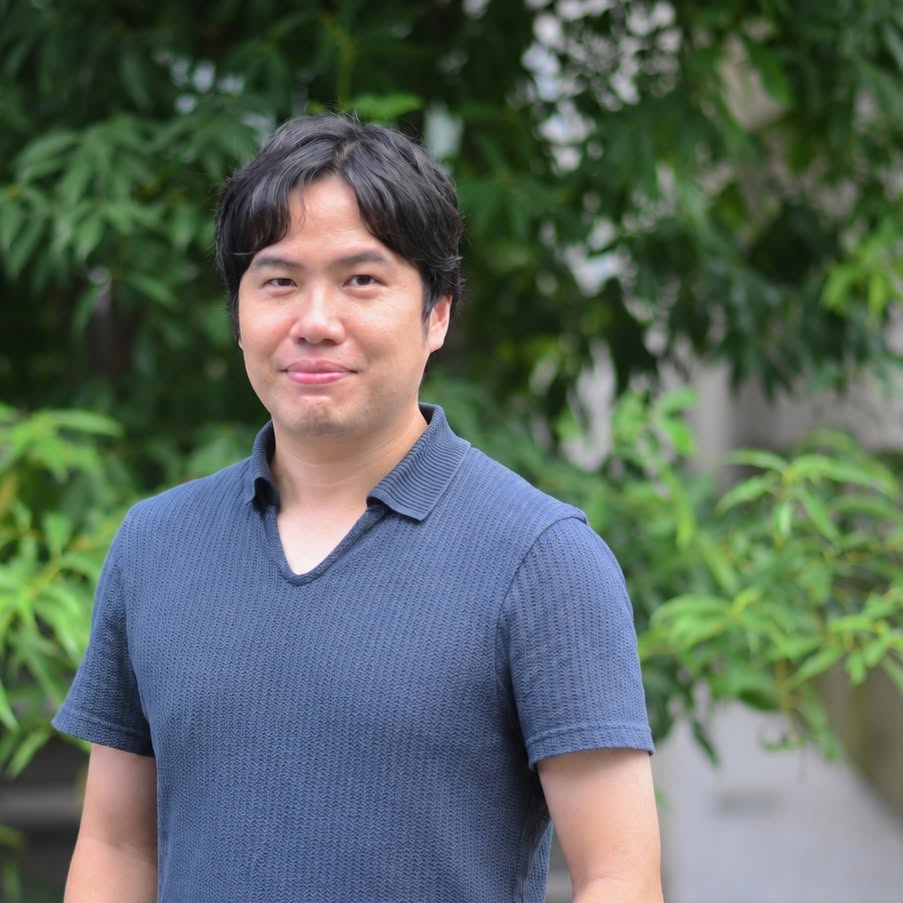
#> input picture docs/design/photo/original.jpg, 903 x 903 px
$ python mono_face.py
#> lines starting #> are read from the running program, lines starting #| are printed output that depends on the picture; after the words box and inside, x2 and y2 are one past the last pixel; in counts of white or black regions, pixels touching at a corner belong together
"""白黒ポートレート（赤フィルター風の白黒化＋S字トーン＋周辺減光）。色調のみ、顔は変えない。"""
from PIL import Image, ImageDraw, ImageFilter, ImageOps, ImageChops
import math
src=Image.open('original.jpg').convert('RGB').crop((135,90,535,590)).resize((640,800),Image.LANCZOS)
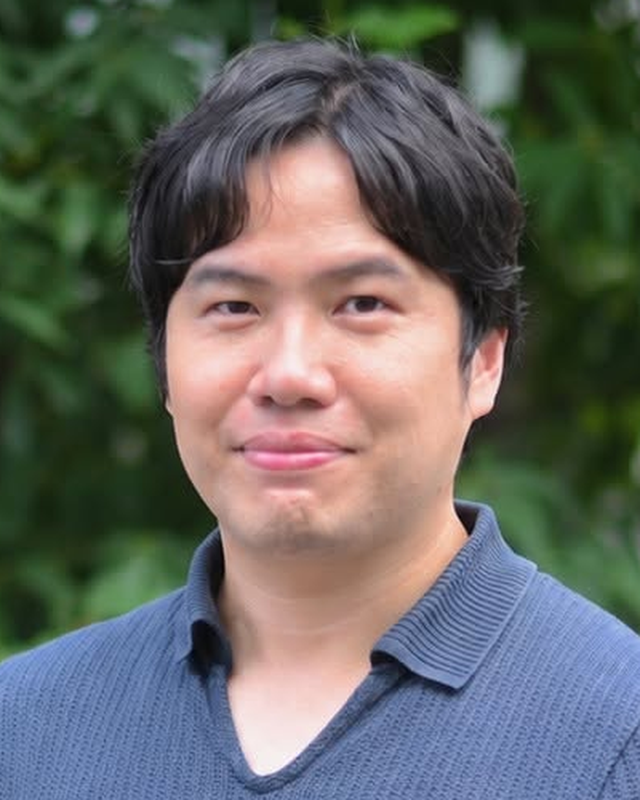
#> src: PIL image 640x800 RGB; mean R, G, B 100.8, 102.6, 97.8
W,H=src.size
#> W = 640; H = 800
r,g,b=src.split()
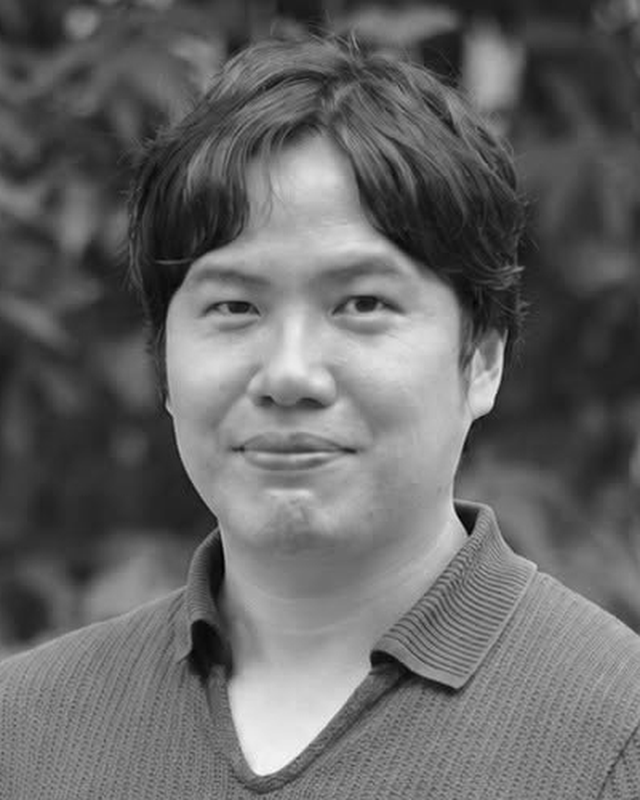
#> g: PIL image 640x800 L; min 0, max 250, mean 102.6
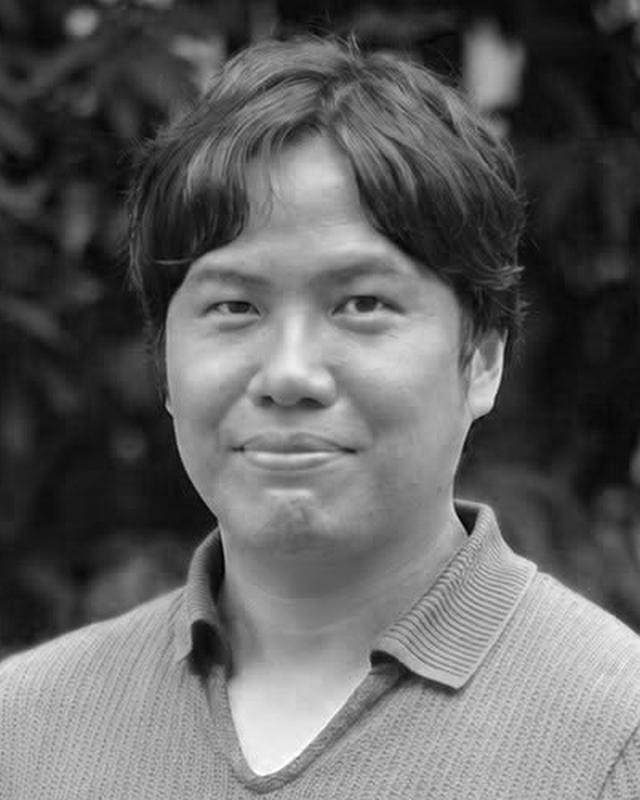
#> b: PIL image 640x800 L; min 0, max 255, mean 97.8
gray=Image.merge('RGB',(r,g,b)).convert('L',(0.62,0.33,0.05,0))   # 赤フィルター：肌は明るく葉は暗く
def s_curve(v,k=1.0):
    x=v/255; y=1/(1+math.exp(-7*(x-.5))); y0=1/(1+math.exp(3.5)); y1=1/(1+math.exp(-3.5))
    return int(255*((y-y0)/(y1-y0)))
gray=gray.point(s_curve)
gray=gray.point(lambda v:int(10+v*(245-10)/255))                   # 黒は締めつつ潰しきらない
# 周辺減光
m=Image.new('L',(W,H),0); ImageDraw.Draw(m).ellipse([-W*.05,-H*.05,W*1.05,H*1.05],fill=255)
#> after `m = Image.new('L', (W, H), 0)`: m: PIL image 640x800 L; every value is 0
#> after `ImageDraw.Draw(m).ellipse([-W * 0.05, -H * 0.05, W * 1.05, H * 1.05], `:
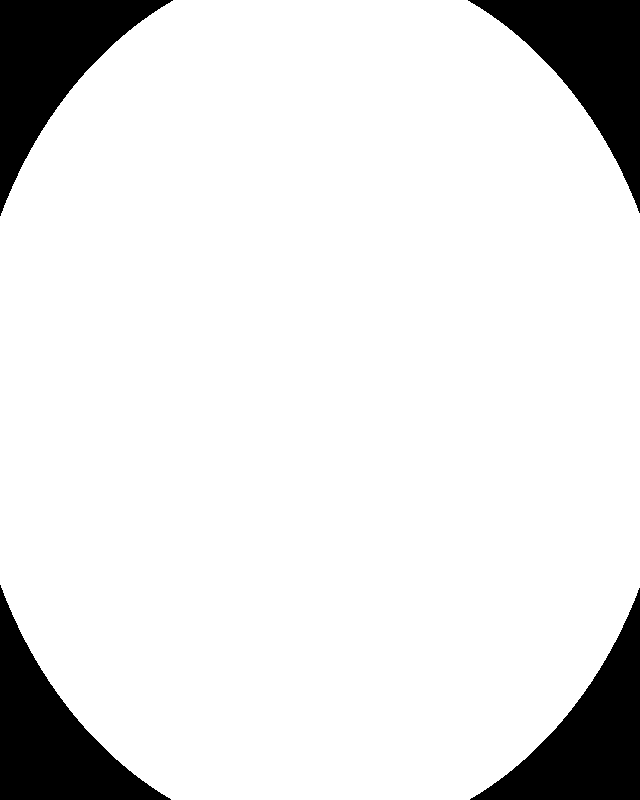
#> m: PIL image 640x800 L; 89% white; 4 black regions, box (x1, y1, x2, y2) and area: (0, 0, 173, 216) 14337, (0, 585, 171, 800) 14164, (468, 0, 640, 213) 14121, (470, 588, 640, 800) 13949
m=m.filter(ImageFilter.GaussianBlur(120))
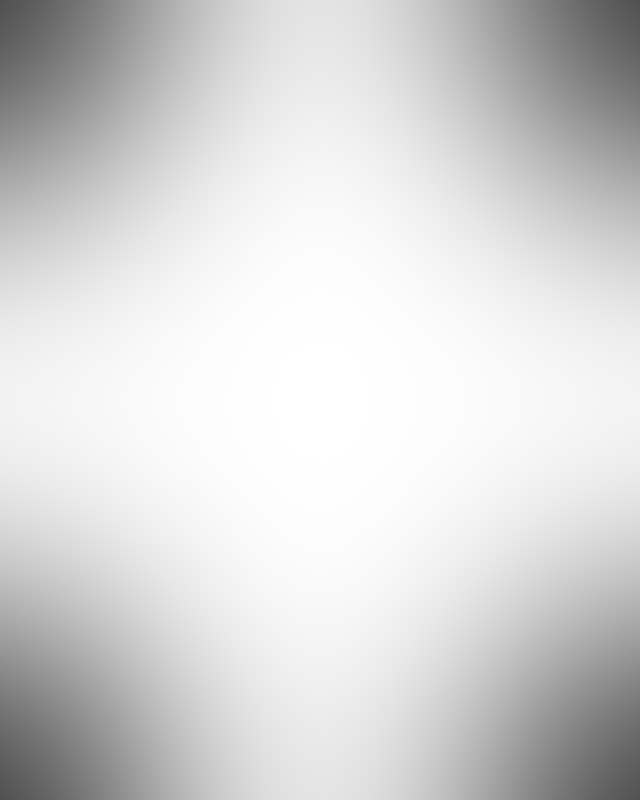
#> m: PIL image 640x800 L; min 81, max 255, mean 214.4
dark=gray.point(lambda v:int(v*.72))
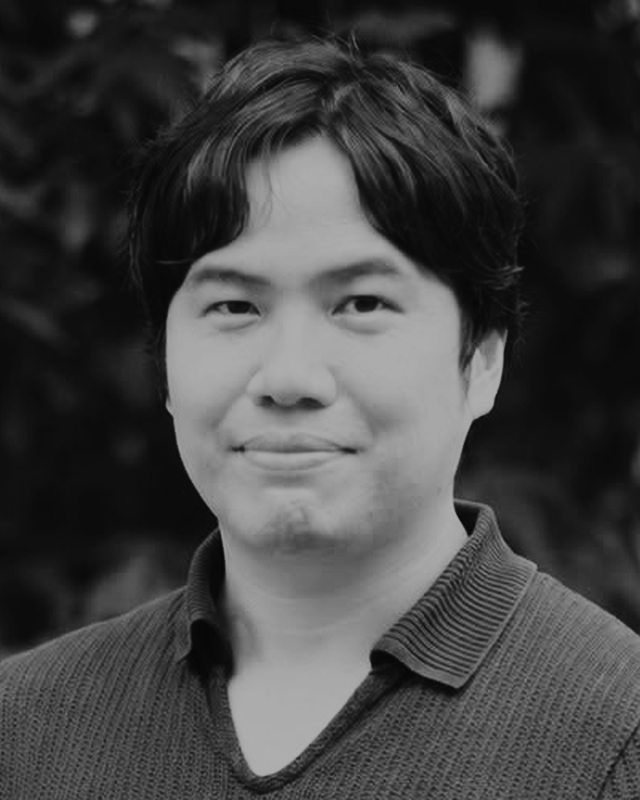
#> dark: PIL image 640x800 L; min 7, max 175, mean 66.6
gray=Image.composite(gray,dark,m)
gray.save('H_face_mono.jpg',quality=93)
ImageOps.colorize(gray,black=(22,21,19),white=(250,248,243)).save('H_face_mono_warm.jpg',quality=93)
s=Image.new('RGB',(W*2+30,H+20),(250,248,243))
s.paste(gray.convert('RGB'),(10,10)); s.paste(Image.open('H_face_mono_warm.jpg'),(W+20,10)); s.save('face_compare.jpg',quality=88)
#> after `s.paste(Image.open('H_face_mono_warm.jpg'), (W + 20, 10))`:
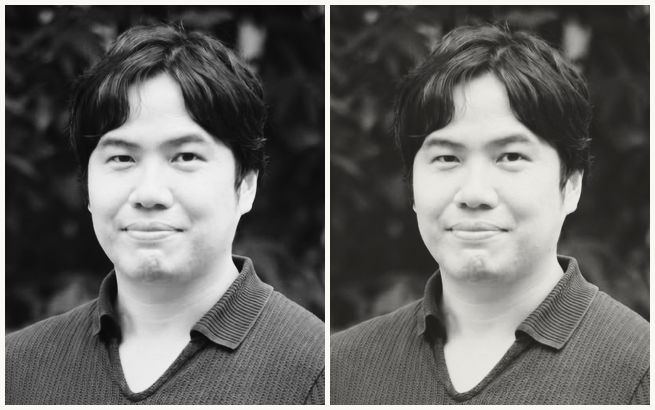
#> s: PIL image 1310x820 RGB (shown at 1/2 size); mean R, G, B 103, 102.4, 100.6
